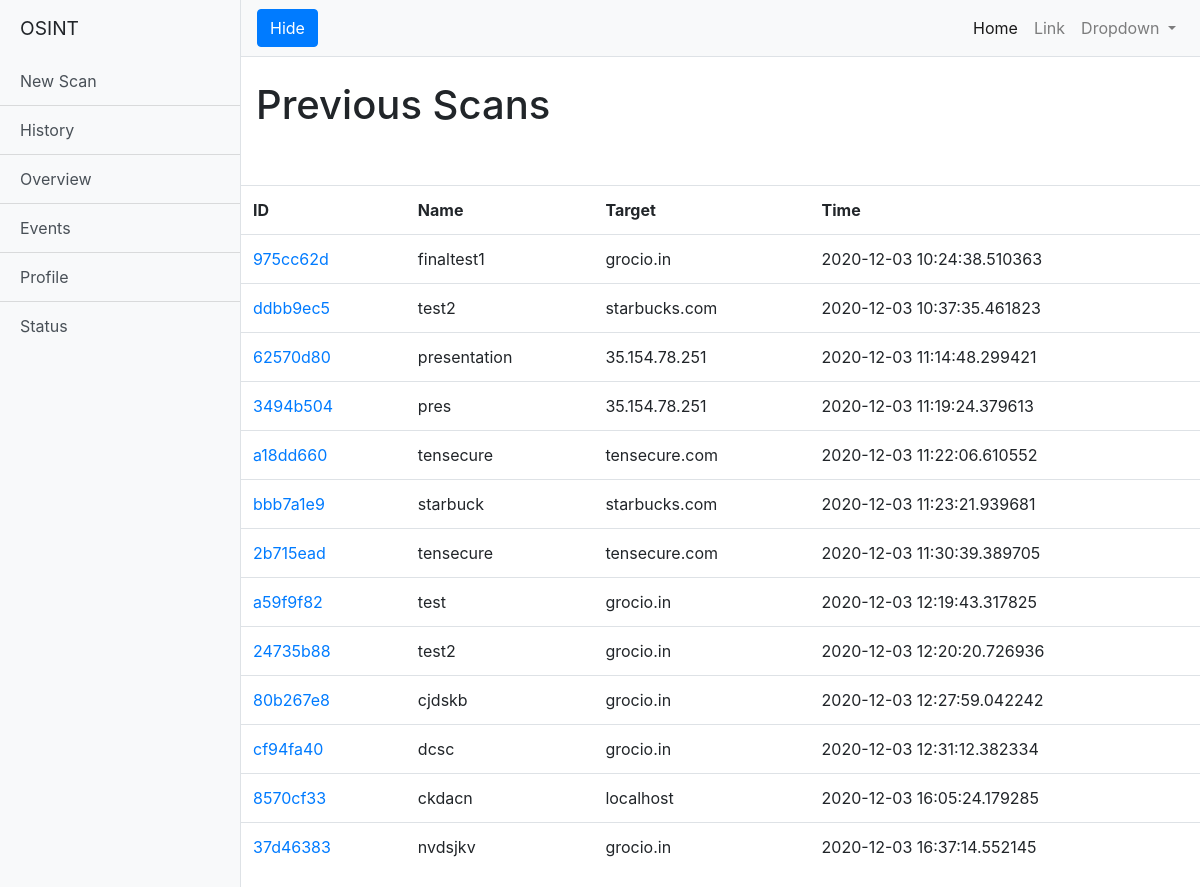
/history.html, run on the app's committed database.
### tables this page shows
CREATE TABLE output (ID varchar,Name varchar ,Target varchar,Time varchar,Module varchar, Data blob);

### app.py (the view)
@app.route('/history.html')
def history():
    rows=retrieve()
    return render_template('history.html',rows=rows)

### history.py (called while the page is built, shortened)
def retrieve(uuid=None,data=None):
    connection=sqlite3.connect("/home/vandan/osint/osint.db")
    connection.row_factory=sqlite3.Row
    cursor=connection.cursor()
    if uuid==None and data==None:
        cursor.execute("select distinct ID,Name,Target,Time from output")
        rows=cursor.fetchall()
        return(rows)
    else:
        cursor.execute("select data from output where ID=? and module=?",(uuid,data))
        row=cursor.fetchone()
        Data=pickle.loads(row['Data'])
        return(json.dumps(Data))

### web/templates/history.html (shortened to what this page needs)
<!DOCTYPE html>
<html lang="en">
<head>
  <link href="vendor/bootstrap/css/bootstrap.min.css" rel="stylesheet">
  <link href="css/simple-sidebar.css" rel="stylesheet">
</head>
<body>
  <div class="d-flex" id="wrapper">
    <div class="bg-light border-right" id="sidebar-wrapper">
      <div class="sidebar-heading">OSINT</div>
      <div class="list-group list-group-flush">
        <a href="newscan.html" class="list-group-item list-group-item-action bg-light">New Scan</a>
        <a href="history.html" class="list-group-item list-group-item-action bg-light">History</a>
        <a href="#" class="list-group-item list-group-item-action bg-light">Overview</a>
        <a href="#" class="list-group-item list-group-item-action bg-light">Events</a>
        <a href="#" class="list-group-item list-group-item-action bg-light">Profile</a>
        <a href="#" class="list-group-item list-group-item-action bg-light">Status</a>
      </div>
    </div>
    <div id="page-content-wrapper">
      <nav class="navbar navbar-expand-lg navbar-light bg-light border-bottom">
        <button class="btn btn-primary" id="menu-toggle" >Hide</button>
        <div class="collapse navbar-collapse" id="navbarSupportedContent">
          <ul class="navbar-nav ml-auto mt-2 mt-lg-0">
            <li class="nav-item active">
              <a class="nav-link" href="#">Home <span class="sr-only">(current)</span></a>
            </li>
            <li class="nav-item">
              <a class="nav-link" href="#">Link</a>
            </li>
            <li class="nav-item dropdown">
              <a class="nav-link dropdown-toggle" href="#" id="navbarDropdown" role="button" data-toggle="dropdown" aria-haspopup="true" aria-expanded="false">
                Dropdown
              </a>
            </li>
          </ul>
        </div>
      </nav>
      <div class="container-fluid">
        <h1 class="mt-4">Previous Scans</h1>
      </div>
      <br>
      <br>
      <table class="table">
        <th>ID</th>
        <th>Name</th>
        <th>Target</th>
        <th>Time</th>
        {% for row in rows %}
          <tr>
            <td><a href="/getInfo?id={{row["ID"]}}">{{row["ID"]}}</a></td>
            <td>{{row["Name"]}}</td>
            <td>{{row["Target"]}}</td>
            <td>{{row["Time"]}}</td>
          </tr>
        {% endfor %}
      </table>
    </div>
  </div>
</body>
</html>

### web/static/css/simple-sidebar.css (style rules this page uses)
#wrapper { overflow-x: hidden; }
#sidebar-wrapper { min-height: 100vh; margin-left: -15rem; -webkit-transition: margin .25s ease-out; -moz-transition: margin .25s ease-out; -o-transition: margin .25s ease-out; transition: margin .25s ease-out; }
#sidebar-wrapper .sidebar-heading { padding: 0.875rem 1.25rem; font-size: 1.2rem; }
#sidebar-wrapper .list-group { width: 15rem; }
#page-content-wrapper { min-width: 100vw; }
@media (min-width: 768px) { #sidebar-wrapper { margin-left: 0; } }
@media (min-width: 768px) { #page-content-wrapper { min-width: 0; width: 100%; } }

### data on the page
output: ID "ddbb9ec5", Name "test2", Target "starbucks.com", Time "2020-12-03 10:37:35.461823"
output: ID "62570d80", Name "presentation", Target "35.154.78.251", Time "2020-12-03 11:14:48.299421"
output: ID "3494b504", Name "pres", Target "35.154.78.251", Time "2020-12-03 11:19:24.379613"
output: ID "a18dd660", Name "tensecure", Target "tensecure.com", Time "2020-12-03 11:22:06.610552"
output: ID "2b715ead", Name "tensecure", Target "tensecure.com", Time "2020-12-03 11:30:39.389705"
output: ID "a59f9f82", Name "test", Target "grocio.in", Time "2020-12-03 12:19:43.317825"
output: ID "24735b88", Name "test2", Target "grocio.in", Time "2020-12-03 12:20:20.726936"
output: ID "80b267e8", Name "cjdskb", Target "grocio.in", Time "2020-12-03 12:27:59.042242"
output: ID "cf94fa40", Name "dcsc", Target "grocio.in", Time "2020-12-03 12:31:12.382334"
output: ID "8570cf33", Name "ckdacn", Target "localhost", Time "2020-12-03 16:05:24.179285"
output: ID "37d46383", Name "nvdsjkv", Target "grocio.in", Time "2020-12-03 16:37:14.552145"

### other printed values
{{ row["ID"] }} "975cc62d" "bbb7a1e9"
{{ row["Name"] }} "finaltest1" "starbuck"
{{ row["Target"] }} "grocio.in" "starbucks.com"
{{ row["Time"] }} "2020-12-03 10:24:38.510363" "2020-12-03 11:23:21.939681"
